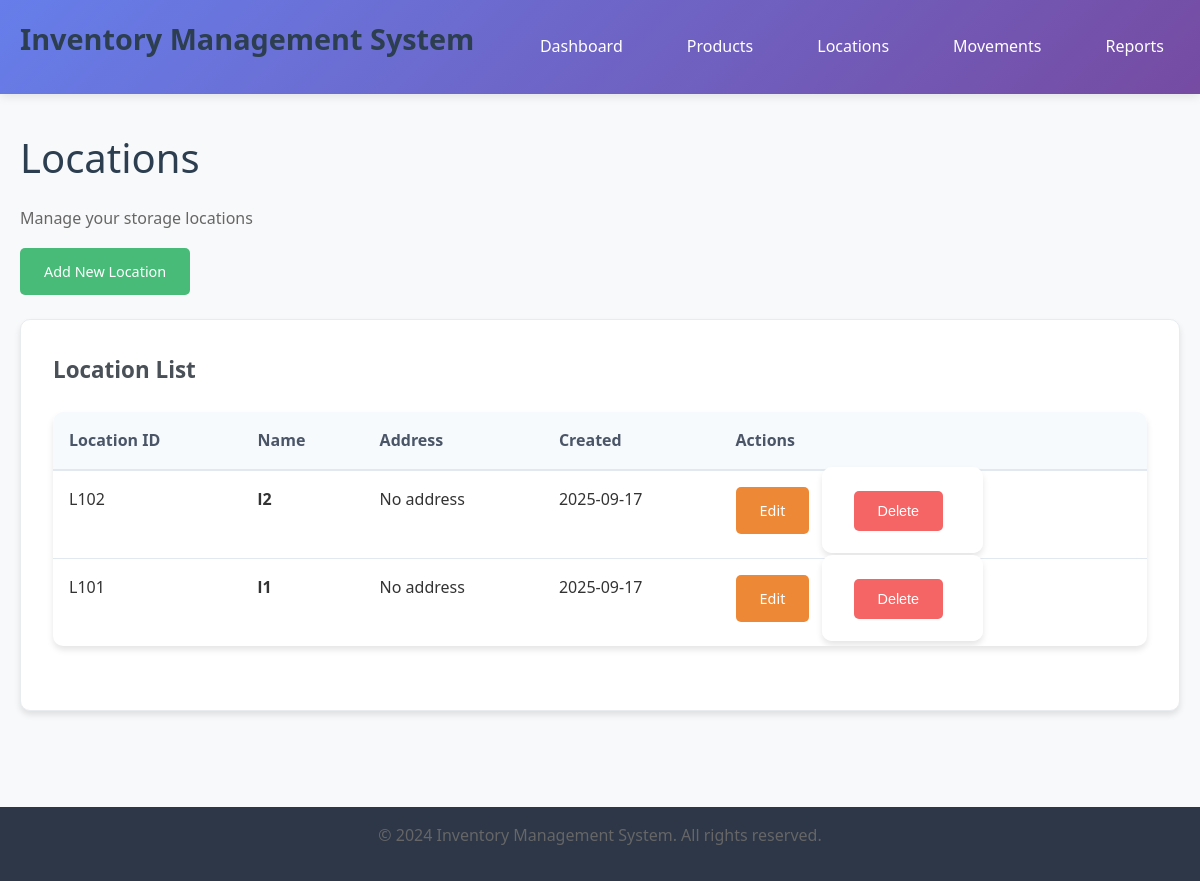
/locations, run on the app's committed database.
### models.py (models this page shows, shortened)
class Location(db.Model):
    location_id = db.Column(db.String(50), primary_key=True)
    name = db.Column(db.String(100), nullable=False)
    address = db.Column(db.Text)
    created_at = db.Column(db.DateTime, default=datetime.utcnow)
    movements_from = db.relationship('ProductMovement', foreign_keys='ProductMovement.from_location', backref='from_loc', lazy=True)
    movements_to = db.relationship('ProductMovement', foreign_keys='ProductMovement.to_location', backref='to_loc', lazy=True)

### app.py (the view)
@app.route("/locations")
def locations():
    locations = Location.query.order_by(Location.created_at.desc()).all()
    return render_template("locations/list.html", locations=locations)

### template/locations/list.html (shortened to what this page needs)
{% extends "base.html" %}
{% block content %}
<h1>Locations</h1>
<p>Manage your storage locations</p>
<p>
    <a href="{{ url_for('add_location') }}" class="btn btn-success">Add New Location</a>
</p>
<div class="card">
    <h3>Location List</h3>
    {% if locations %}
        <table>
            <thead>
                <tr>
                    <th>Location ID</th>
                    <th>Name</th>
                    <th>Address</th>
                    <th>Created</th>
                    <th>Actions</th>
                </tr>
            </thead>
            <tbody>
                {% for location in locations %}
                <tr>
                    <td>{{ location.location_id }}</td>
                    <td><strong>{{ location.name }}</strong></td>
                    <td>
                        {% if location.address %}
                            {{ location.address[:50] }}{% if location.address|length > 50 %}...{% endif %}
                        {% else %}
                            No address
                        {% endif %}
                    </td>
                    <td>{{ location.created_at.strftime('%Y-%m-%d') }}</td>
                    <td>
                        <a href="{{ url_for('edit_location', location_id=location.location_id) }}" class="btn btn-warning">Edit</a>
                        <form method="POST" action="{{ url_for('delete_location', location_id=location.location_id) }}"
                              class="d-inline" onsubmit="return confirmDelete('Are you sure you want to delete this location?')">
                            <button type="submit" class="btn btn-danger">Delete</button>
                        </form>
                    </td>
                </tr>
                {% endfor %}
            </tbody>
        </table>
    {% else %}
        <div class="empty-state">
            <h3>No Locations Found</h3>
            <p>Start by adding your first location to the inventory.</p>
            <a href="{{ url_for('add_location') }}" class="btn btn-success">Add First Location</a>
        </div>
    {% endif %}
</div>
{% endblock %}

### static/css/style.css (style rules this page uses)
* { margin: 0; padding: 0; box-sizing: border-box; }
body { font-family: 'Segoe UI', Tahoma, Geneva, Verdana, sans-serif; line-height: 1.6; color: #333; background-color: #f8f9fa; }
h1 { color: #2c3e50; margin-bottom: 1rem; font-size: 2.5rem; font-weight: 300; }
h2, h3 { color: #34495e; margin-bottom: 1rem; }
p { margin-bottom: 1rem; color: #666; }
.card { background: white; border-radius: 10px; padding: 2rem; margin-bottom: 2rem; box-shadow: 0 4px 6px rgba(0,0,0,0.1); border: 1px solid #e9ecef; }
.card h3 { color: #495057; margin-bottom: 1.5rem; font-size: 1.4rem; }
.btn { display: inline-block; padding: 0.75rem 1.5rem; background: #667eea; color: white; text-decoration: none; border-radius: 5px; border: none; cursor: pointer; font-size: 0.9rem; transition: all 0.3s ease; margin-right: 0.5rem; margin-bottom: 0.5rem; }
.btn-success { background: #48bb78; }
.btn-warning { background: #ed8936; }
.btn-danger { background: #f56565; }
form { background: white; padding: 2rem; border-radius: 10px; box-shadow: 0 4px 6px rgba(0,0,0,0.1); margin-bottom: 2rem; }
table { width: 100%; border-collapse: collapse; background: white; border-radius: 10px; overflow: hidden; box-shadow: 0 4px 6px rgba(0,0,0,0.1); margin-bottom: 2rem; }
th { background: #f7fafc; padding: 1rem; text-align: left; font-weight: 600; color: #4a5568; border-bottom: 2px solid #e2e8f0; }
td { padding: 1rem; border-bottom: 1px solid #e2e8f0; vertical-align: top; }
tr:last-child td { border-bottom: none; }
.d-inline { display: inline; }

### data on the page
Location: location_id "L102", name "l2", address "No address", created_at "2025-09-17"
Location: location_id "L101", name "l1", address "No address", created_at "2025-09-17"
